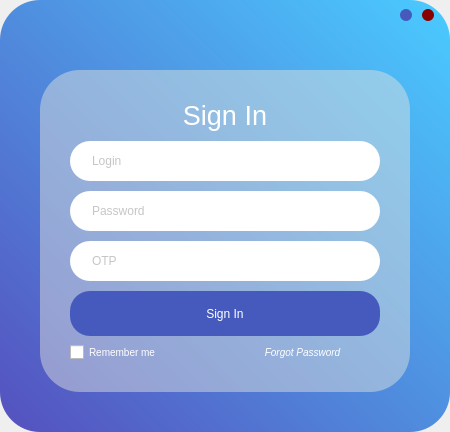
<?xml version="1.0" encoding="UTF-8"?>
<ui version="4.0">
 <class>Login</class>
 <widget class="QMainWindow" name="Login">
  <property name="geometry">
   <rect>
    <x>0</x>
    <y>0</y>
    <width>450</width>
    <height>432</height>
   </rect>
  </property>
  <property name="minimumSize">
   <size>
    <width>450</width>
    <height>400</height>
   </size>
  </property>
  <property name="maximumSize">
   <size>
    <width>450</width>
    <height>432</height>
   </size>
  </property>
  <property name="windowTitle">
   <string>Окно аутентификации</string>
  </property>
  <widget class="QWidget" name="centralwidget">
   <property name="styleSheet">
    <string notr="true">QWidget#centralwidget{
	background-color: qlineargradient(spread:pad, x1:0, y1:1, x2:1, y2:0.023, stop:0 rgba(85, 80, 190, 255), stop:1 rgba(74, 202, 255, 255));
	border-radius: 40px;
}

QFrame#frame{
	margin: 40px;
	border-radius: 40px;
	background-color: rgba(225, 228, 221, 120)
}

QLineEdit{
	min-height: 40px;
	border-radius: 20px;
	background-color: #FFFFFF;
	padding-left: 20px;
	color: rgb(140, 140, 140);
}

QLineEdit:hover{
	border: 2px solid rgb(139, 142, 139);
}

QPushButton#login_button{
	min-height: 45px;
	border-radius: 20px;
	background-color: rgb(70, 90, 190);
	color: #FFFFFF;
}

QPushButton#login_button:hover{
	border: 2px solid rgb(255, 255, 255);
}

QCheckBox{
	font-size: 10px;
	color: #FFFFFF;
}

QLabel{
	color: rgb(255,255, 255);
}

QPushButton#forgot_button{
	border: 0px;
	font-style: italic;
	font-size: 10px;
	color: #FFFFFF;
}

QPushButton#close_button{
	background-color: rgb(136, 0, 0);
	border-radius: 6px;
}

QPushButton#minimize_button{
	background-color: rgb(70, 90, 190);
	border-radius: 6px;
}
</string>
   </property>
   <layout class="QVBoxLayout" name="verticalLayout_2">
    <property name="spacing">
     <number>0</number>
    </property>
    <property name="leftMargin">
     <number>0</number>
    </property>
    <property name="topMargin">
     <number>0</number>
    </property>
    <property name="rightMargin">
     <number>0</number>
    </property>
    <property name="bottomMargin">
     <number>0</number>
    </property>
    <item>
     <widget class="QFrame" name="top_bar">
      <property name="minimumSize">
       <size>
        <width>0</width>
        <height>30</height>
       </size>
      </property>
      <property name="maximumSize">
       <size>
        <width>16777215</width>
        <height>30</height>
       </size>
      </property>
      <property name="frameShape">
       <enum>QFrame::NoFrame</enum>
      </property>
      <property name="frameShadow">
       <enum>QFrame::Raised</enum>
      </property>
      <layout class="QHBoxLayout" name="horizontalLayout">
       <property name="spacing">
        <number>0</number>
       </property>
       <property name="leftMargin">
        <number>0</number>
       </property>
       <property name="topMargin">
        <number>0</number>
       </property>
       <property name="rightMargin">
        <number>0</number>
       </property>
       <property name="bottomMargin">
        <number>0</number>
       </property>
       <item>
        <widget class="QFrame" name="frame_4">
         <property name="frameShape">
          <enum>QFrame::NoFrame</enum>
         </property>
         <property name="frameShadow">
          <enum>QFrame::Raised</enum>
         </property>
        </widget>
       </item>
       <item>
        <widget class="QFrame" name="frame_3">
         <property name="maximumSize">
          <size>
           <width>60</width>
           <height>16777215</height>
          </size>
         </property>
         <property name="frameShape">
          <enum>QFrame::NoFrame</enum>
         </property>
         <property name="frameShadow">
          <enum>QFrame::Raised</enum>
         </property>
         <layout class="QHBoxLayout" name="horizontalLayout_3">
          <property name="spacing">
           <number>0</number>
          </property>
          <property name="leftMargin">
           <number>0</number>
          </property>
          <property name="topMargin">
           <number>0</number>
          </property>
          <property name="rightMargin">
           <number>5</number>
          </property>
          <property name="bottomMargin">
           <number>0</number>
          </property>
          <item>
           <widget class="QPushButton" name="minimize_button">
            <property name="maximumSize">
             <size>
              <width>12</width>
              <height>12</height>
             </size>
            </property>
            <property name="text">
             <string/>
            </property>
           </widget>
          </item>
          <item>
           <widget class="QPushButton" name="close_button">
            <property name="maximumSize">
             <size>
              <width>12</width>
              <height>12</height>
             </size>
            </property>
            <property name="text">
             <string/>
            </property>
           </widget>
          </item>
         </layout>
        </widget>
       </item>
      </layout>
     </widget>
    </item>
    <item>
     <widget class="QFrame" name="frame">
      <property name="styleSheet">
       <string notr="true"/>
      </property>
      <property name="frameShape">
       <enum>QFrame::NoFrame</enum>
      </property>
      <property name="frameShadow">
       <enum>QFrame::Raised</enum>
      </property>
      <layout class="QVBoxLayout" name="verticalLayout">
       <property name="spacing">
        <number>10</number>
       </property>
       <property name="leftMargin">
        <number>30</number>
       </property>
       <property name="topMargin">
        <number>30</number>
       </property>
       <property name="rightMargin">
        <number>30</number>
       </property>
       <property name="bottomMargin">
        <number>30</number>
       </property>
       <item>
        <widget class="QLabel" name="sign_label">
         <property name="maximumSize">
          <size>
           <width>16777215</width>
           <height>40</height>
          </size>
         </property>
         <property name="text">
          <string>&lt;html&gt;&lt;head/&gt;&lt;body&gt;&lt;p&gt;&lt;span style=&quot; font-size:20pt;&quot;&gt;Sign In&lt;/span&gt;&lt;/p&gt;&lt;/body&gt;&lt;/html&gt;</string>
         </property>
         <property name="alignment">
          <set>Qt::AlignCenter</set>
         </property>
        </widget>
       </item>
       <item>
        <widget class="QLineEdit" name="lineEdit_Login">
         <property name="placeholderText">
          <string>Login</string>
         </property>
        </widget>
       </item>
       <item>
        <widget class="QLineEdit" name="lineEdit_Password">
         <property name="placeholderText">
          <string>Password</string>
         </property>
        </widget>
       </item>
       <item>
        <widget class="QLineEdit" name="lineEdit_OTP">
         <property name="placeholderText">
          <string>OTP</string>
         </property>
        </widget>
       </item>
       <item>
        <widget class="QPushButton" name="login_button">
         <property name="text">
          <string>Sign In</string>
         </property>
        </widget>
       </item>
       <item>
        <widget class="QFrame" name="bottom_frame">
         <property name="maximumSize">
          <size>
           <width>16777215</width>
           <height>20</height>
          </size>
         </property>
         <property name="frameShape">
          <enum>QFrame::NoFrame</enum>
         </property>
         <property name="frameShadow">
          <enum>QFrame::Raised</enum>
         </property>
         <layout class="QHBoxLayout" name="horizontalLayout_2">
          <property name="spacing">
           <number>0</number>
          </property>
          <property name="leftMargin">
           <number>0</number>
          </property>
          <property name="topMargin">
           <number>0</number>
          </property>
          <property name="rightMargin">
           <number>0</number>
          </property>
          <property name="bottomMargin">
           <number>0</number>
          </property>
          <item>
           <widget class="QCheckBox" name="checkBox">
            <property name="maximumSize">
             <size>
              <width>16777215</width>
              <height>20</height>
             </size>
            </property>
            <property name="text">
             <string>Remember me</string>
            </property>
           </widget>
          </item>
          <item>
           <widget class="QPushButton" name="forgot_button">
            <property name="font">
             <font>
              <pointsize>-1</pointsize>
              <italic>true</italic>
             </font>
            </property>
            <property name="text">
             <string>Forgot Password</string>
            </property>
           </widget>
          </item>
         </layout>
        </widget>
       </item>
      </layout>
     </widget>
    </item>
   </layout>
  </widget>
 </widget>
 <resources/>
 <connections/>
</ui>
